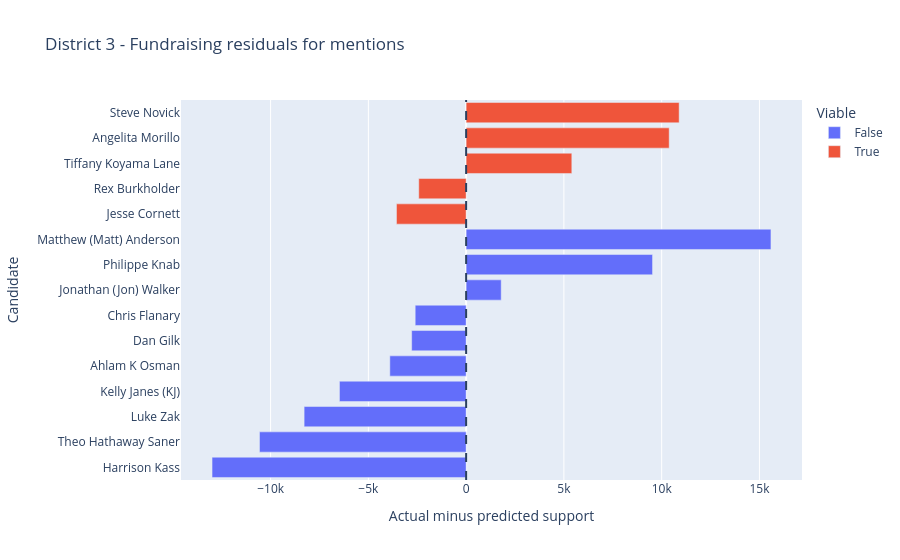

The cell this chart's notebook holds for it:
### Markdown cell above
## 4. Interactive residual explorer

A bar chart reads far better than a scatter for this question: the dashed line
at zero is exactly what the model expected, so distance from it is the whole
story.

- bars to the **right**: did better than money predicted;
- bars to the **left**: did worse than money predicted.

**Edit the three settings and rerun** to switch district, money measure, or
outcome. Comparing fundraising residuals against spending residuals for the same
district is especially useful: a candidate who over-performs on both is a
stronger case than one who only appears in a single view.

### Code cell
# ------------------------------------------------------------
# EDIT THESE THREE SETTINGS.
# money_to_explore:   "Fundraising" or "Spending"
# outcome_to_explore: "mentions" or "first_place_votes"
# ------------------------------------------------------------
district_to_explore = 3
money_to_explore = "Fundraising"
outcome_to_explore = "mentions"
# ------------------------------------------------------------

case_data = residuals[
    (residuals["district"] == district_to_explore)
    & (residuals["money_measure"] == money_to_explore)
    & (residuals["outcome_measure"] == outcome_to_explore)
].copy()

case_data = case_data.sort_values("residual")

fig = px.bar(
    case_data,
    x="residual",
    y="canonical_candidate",
    color="is_viable",
    orientation="h",
    hover_data={
        "predicted": ":,.0f",
        outcome_to_explore: ":,.0f",
        "residual": ":,.0f",
        "district_r_squared": ":.3f",
    },
    labels={
        "residual": "Actual minus predicted support",
        "canonical_candidate": "Candidate",
        "is_viable": "Viable",
    },
    title=(
        f"District {district_to_explore} - {money_to_explore} residuals "
        f"for {outcome_to_explore}"
    ),
)

# The zero line is the model's expectation.
fig.add_vline(x=0, line_dash="dash")
fig.show()

### Figure 1 — Plotly figure (JSON) as saved in the notebook; plotly's stock layout.template omitted (floating-point values rounded to 4 significant figures)
{"data": [{"customdata": [[22220.0, 9223.0, 0.751], [14090.0, 3525.0, 0.751], [16870.0, 8581.0, 0.751], [9162.0, 2684.0, 0.751], [16030.0, 12130.0, 0.751], [5915.0, 3130.0, 0.751], [23330.0, 20730.0, 0.751], [6943.0, 8736.0, 0.751], [9998.0, 19530.0, 0.751], [-11080.0, 4506.0, 0.751]], "hovertemplate": "Viable=False<br>Actual minus predicted support=%{x:,.0f}<br>Candidate=%{y}<br>predicted=%{customdata[0]:,.0f}<br>mentions=%{customdata[1]:,.0f}<br>district_r_squared=%{customdata[2]:.3f}<extra></extra>", "legendgroup": "False", "marker": {"color": "#636efa", "pattern": {"shape": ""}}, "name": "False", "orientation": "h", "showlegend": true, "textposition": "auto", "type": "bar", "x": [-12990.0, -10570.0, -8285.0, -6478.0, -3902.0, -2785.0, -2605.0, 1793.0, 9533.0, 15590.0], "xaxis": "x", "y": ["Harrison Kass", "Theo Hathaway Saner", "Luke Zak", "Kelly Janes (KJ)", "Ahlam K Osman", "Dan Gilk", "Chris Flanary", "Jonathan (Jon) Walker", "Philippe Knab", "Matthew (Matt) Anderson"], "yaxis": "y"}, {"customdata": [[34950.0, 31390.0, 0.751], [31760.0, 29340.0, 0.751], [40470.0, 45880.0, 0.751], [37090.0, 47480.0, 0.751], [40290.0, 51190.0, 0.751]], "hovertemplate": "Viable=True<br>Actual minus predicted support=%{x:,.0f}<br>Candidate=%{y}<br>predicted=%{customdata[0]:,.0f}<br>mentions=%{customdata[1]:,.0f}<br>district_r_squared=%{customdata[2]:.3f}<extra></extra>", "legendgroup": "True", "marker": {"color": "#EF553B", "pattern": {"shape": ""}}, "name": "True", "orientation": "h", "showlegend": true, "textposition": "auto", "type": "bar", "x": [-3562.0, -2423.0, 5405.0, 10380.0, 10890.0], "xaxis": "x", "y": ["Jesse Cornett", "Rex Burkholder", "Tiffany Koyama Lane", "Angelita Morillo", "Steve Novick"], "yaxis": "y"}], "layout": {"barmode": "relative", "legend": {"title": {"text": "Viable"}, "tracegroupgap": 0}, "shapes": [{"line": {"dash": "dash"}, "type": "line", "x0": 0, "x1": 0, "xref": "x", "y0": 0, "y1": 1, "yref": "y domain"}], "title": {"text": "District 3 - Fundraising residuals for mentions"}, "xaxis": {"anchor": "y", "domain": [0, 1], "title": {"text": "Actual minus predicted support"}}, "yaxis": {"anchor": "x", "domain": [0, 1], "title": {"text": "Candidate"}}}}
